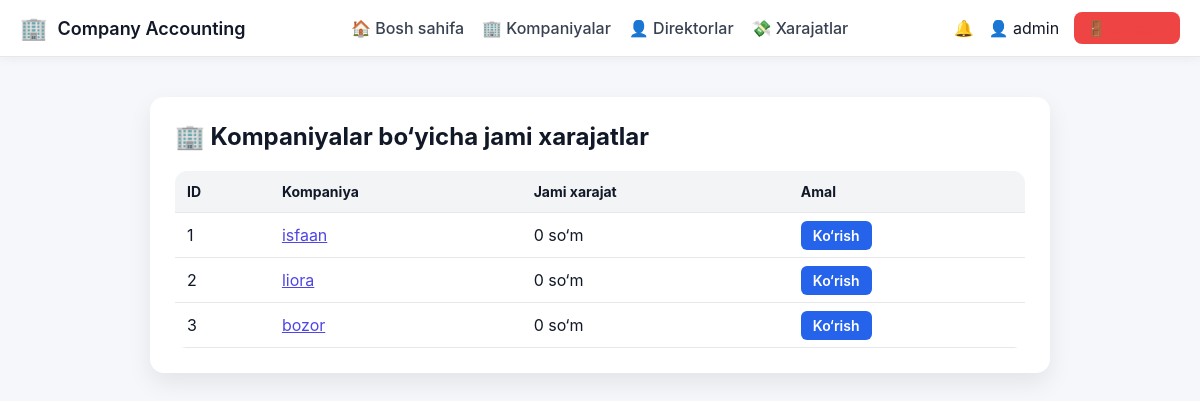
Before: /admin/expenses/companies (signed in) with the older database file.
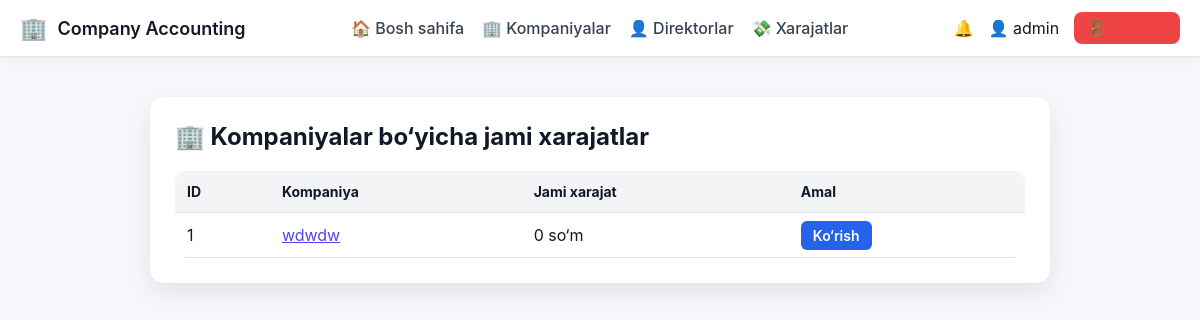
After: the same page with the newer database file.
### tables this page shows
CREATE TABLE companies (
        id INTEGER PRIMARY KEY AUTOINCREMENT,
        name TEXT,
        balance INTEGER DEFAULT 0,
        created_at TEXT
    );

### app.py (the view)
@app.route("/admin/expenses/companies")
def admin_expenses_by_company():
    if session.get("role") != "admin":
        return "Ruxsat yo‘q ❌"
    conn = sqlite3.connect("users.db")
    c = conn.cursor()
    c.execute("""
        SELECT
            c.id,
            c.name,
            IFNULL(SUM(e.amount),0) AS total_expense
        FROM companies c
        LEFT JOIN expenses e ON e.company_id = c.id
        GROUP BY c.id, c.name
        ORDER BY total_expense DESC
    """)
    companies = c.fetchall()
    conn.close()
    return render_template(
        "admin_expenses_companies.html",
        companies=companies
    )

### app.py (called while the page is built)
@app.context_processor
def inject_notifications():
    return {
        "notifications": [],
        "last_expense": session.get("last_expense")
    }

### templates/admin_expenses_companies.html (shortened to what this page needs)
<!DOCTYPE html>
<html lang="uz">
<head>
    <link rel="stylesheet" href="{{ url_for('static', filename='style.css') }}">
</head>
<body>
{% include "navbar.html" %}
<div class="container">
    <h2>🏢 Kompaniyalar bo‘yicha jami xarajatlar</h2>
    <table>
        <tr>
            <th>ID</th>
            <th>Kompaniya</th>
            <th>Jami xarajat</th>
            <th>Amal</th>
        </tr>
        {% for c in companies %}
        <tr>
            <td>{{ c[0] }}</td>
            <td>
                <a href="{{ url_for('admin_company_directors', company_id=c[0]) }}">
                    {{ c[1] }}
                </a>
            </td>
            <td>{{ "{:,}".format(c[2]) }} so‘m</td>
            <td>
                <a class="btn"
                   href="{{ url_for('admin_company_directors', company_id=c[0]) }}">
                    Ko‘rish
                </a>
            </td>
        </tr>
        {% endfor %}
    </table>
</div>
</body>
</html>

Changed rows visible on the page:
removed companies: id "2", name "liora", c "0"
removed companies: id "3", name "bozor", c "0"
changed companies id 1: name "isfaan" → "wdwdw"
